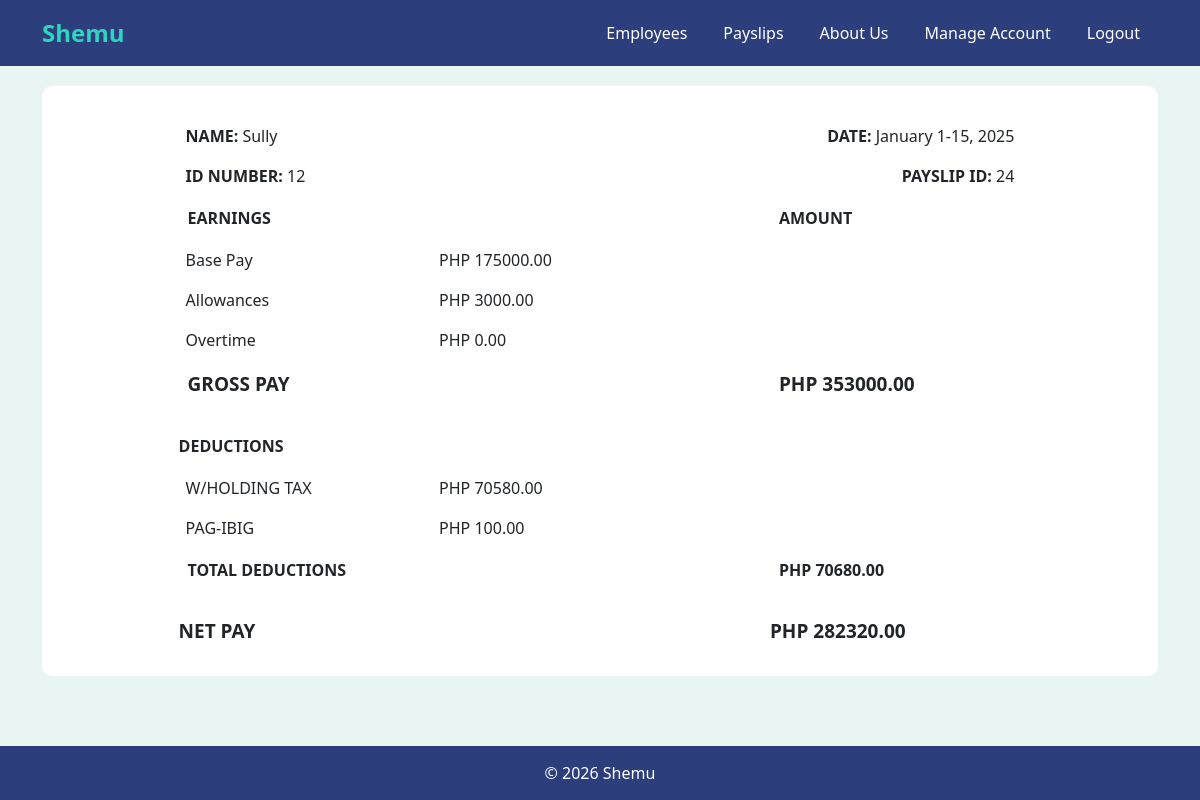
Page /view-payslip/2/24/ on the committed database.
### shemuapp/models.py (models this page shows, shortened)
class Payslip(models.Model): #Payslip Attributes
    id_number = models.ForeignKey('Employee', on_delete=models.CASCADE, related_name='payslips')
    month = models.CharField(max_length=20)
    date_range = models.CharField(max_length=50)
    year = models.PositiveIntegerField(
        validators=[
            MinValueValidator(1),
            MaxValueValidator(9999)
        ],
        help_text="Enter a 4-digit year"
    )
    pay_cycle = models.IntegerField()
    rate = models.FloatField()
    earnings_allowance = models.FloatField(default=0)
    deductions_tax = models.FloatField(default=0)
    deductions_health = models.FloatField(default=0)
    pag_ibig = models.FloatField(default=0)
    sss = models.FloatField(default=0)
    overtime = models.FloatField(default=0)
    total_pay = models.FloatField()
    def getCycleRate(self):
        self.rate = self.rate/2
        return f"{self.rate:.2f}"

class Employee(models.Model):
    name = models.CharField(max_length=300)
    id_number = models.CharField(max_length=300, unique=True)
    rate = models.DecimalField(max_digits=10, decimal_places=2)
    overtime_pay = models.DecimalField(max_digits=10, decimal_places=2,null=True, blank=True)
    allowance = models.DecimalField(max_digits=10, decimal_places=2, null=True, blank=True)

### shemuapp/views.py (the view)
# urls.py: path('view-payslip/<int:pk>/<int:payslip_id>/', views.view_payslip, name='view_payslip'),
def view_payslip(request, pk, payslip_id):
    account = get_object_or_404(Account, pk=pk)
    payslip = get_object_or_404(Payslip, id=payslip_id)
    gross_pay = float(payslip.getCycleRate()) + float(payslip.earnings_allowance) + float(payslip.overtime)
    total_deductions = payslip.deductions_tax + payslip.pag_ibig + payslip.deductions_health + payslip.sss
    return render(request, 'view_payslip.html', {'payslip': payslip, 'pk': pk, 'gross_pay': gross_pay, 'total_deductions': total_deductions, 'current_user': account.getUsername()})

### shemuapp/models.py (called while the page is built)
    def getUsername(self):
        return self.username

### shemuapp/templates/view_payslip.html (shortened to what this page needs)
<!DOCTYPE html>
{% extends 'base.html' %}
{% block content %}
    <table style="width: 80%; border-collapse: collapse; margin: auto;">
        <tr>
            <td style="text-align: left; padding: 8px;">
                <strong>NAME:</strong> {{ payslip.id_number.name }}
            </td>
            <td style="text-align: right; padding: 8px;">
                <strong>DATE:</strong> {{ payslip.month }} {{ payslip.date_range }}, {{ payslip.year }}
            </td>
        </tr>
        <tr>
            <td style="text-align: left; padding: 8px;">
                <strong>ID NUMBER:</strong> {{ payslip.id_number.id_number }}
            </td>
            <td style="text-align: right; padding: 8px;">
                <strong>PAYSLIP ID:</strong> {{ payslip.pk }}
            </td>
        </tr>
    </table>
    <table style="width: 80%; border-collapse: collapse; margin: auto; ">
        <tr>
            <td style="padding: 10px; font-weight: bold; width: 30%">EARNINGS</td>
            <td style="width: 40%;"></td>
            <td style="padding: 10px; font-weight: bold;width: 30%;">AMOUNT</td>
        </tr>
        <tr>
            <td style="padding: 8px;">Base Pay</td>
            <td style="padding: 8px;"> PHP {{ payslip.getCycleRate |floatformat:2}} </td>
            <td></td>
        </tr>
        <tr>
            <td style="padding: 8px;">Allowances</td>
            <td style="padding: 8px;"> PHP {{ payslip.earnings_allowance |floatformat:2}} </td>
            <td></td>
        </tr>
        <tr>
            <td style="padding: 8px;">Overtime</td>
            <td style="padding: 8px;"> PHP {{ payslip.overtime |floatformat:2}} </td>
            <td></td>
        </tr>
        <tr>
            <td style="padding: 10px; font-weight: bold; font-size: 19px;">
                 GROSS PAY </td>
            <td></td>
            <td style="padding: 10px; font-weight: bold; font-size: 19px;">
                PHP {{ gross_pay |floatformat:2}} </td>
        </tr>
        <tr>
            <td style="padding-top: 25px; padding-bottom: 10px; font-weight: bold;"> DEDUCTIONS </td>
            <td></td>
            <td></td>
        </tr>
        <tr>
            <td style="padding: 8px;">W/HOLDING TAX</td>
            <td style="padding: 8px;">
                PHP {{ payslip.deductions_tax|floatformat:2}}
            </td>
            <td></td>
        </tr>
        {% if payslip.pag_ibig > 0 %}
        <tr>
            <td style="padding: 8px;">PAG-IBIG</td>
            <td style="padding: 8px;">
                PHP {{ payslip.pag_ibig |floatformat:2}}
            </td>
            <td></td>
        </tr>
        {% endif %}
        <tr>
            <td style="padding: 10px; font-weight: bold;">
                TOTAL DEDUCTIONS
            </td>
            <td></td>
            <td style="padding: 10px; font-weight: bold;">
                PHP {{ total_deductions |floatformat:2}}
            </td>
        </tr>
        <tr>
            <td style="padding-top: 25px; font-weight: bold; font-size: 19px;">
                NET PAY
            </td>
            <td></td>
            <td style="padding-top: 25px; font-weight: bold; font-size: 19px;">
                PHP {{ payslip.total_pay |floatformat:2}}
            </td>
        </tr>
    </table>
{% endblock %}

### shemuapp/templates/base.html (style rules this page uses)
body { background-color: #E8F5F3; }

### rows in the picture
Payslip: id_number.name "Sully", month "January", date_range "1-15", year "2025", id_number.id_number "12", pk "24", getCycleRate "175000.00", earnings_allowance "3000.00", overtime "0.00", deductions_tax "70580.00", pag_ibig "100.00", total_pay "282320.00"

### other values in the picture
{{ gross_pay |floatformat:2 }} "353000.00"
{{ total_deductions |floatformat:2 }} "70680.00"
